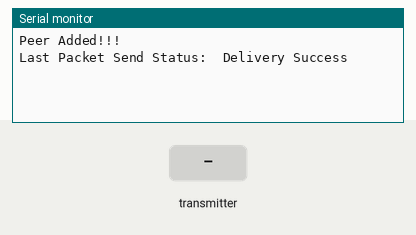
Simulated run of this sketch. Board: ESP32. On the bench: the last lines printed to the serial monitor. The test bench sets the inputs (shaded band).

Above: at 1.2 s.
1.3 s: the transmitter starts sending message = 0
At 1.61 s:
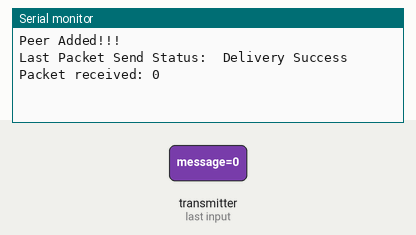
3.3 s: the transmitter starts sending message = 1
At 3.61 s:
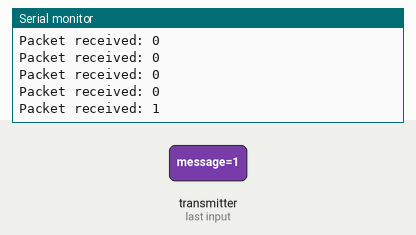

Measured:
- after the input at 1.3 s, the serial monitor: prints a new line at once (image 1)
- after the input at 3.3 s, the serial monitor: prints a new line at once (image 2)

The sketch:

basic-send-receive-esp-now.ino
```cpp
/*
* This requires 2 ESP-32 devices connected to serial
* monitors to work properly
*
* INSTRUCTIONS:
* 1. Load this sketch on each device
* 2. Open Serial monitors to check for send / recieve
* 3. changing the struct must happen on BOTH devices to MATCH EXACTLY
*
*
* Use: rapid prototype of packet structs for ESP-NOW
* communication
*
*/

#include <esp_now.h>
#include <WiFi.h>

typedef struct pkt_struct {
  // message
  char message[200] = "this is a lime service announcement!";
} struct_message;

pkt_struct rx_packet;
pkt_struct tx_packet;
esp_now_peer_info_t peerInfo;

uint8_t broadcastAddress[] = {0xFF, 0xFF, 0xFF, 0xFF, 0xFF, 0xFF};

void setup() {
  Serial.begin(115200);
  WiFi.mode(WIFI_STA);

  // Init ESP-NOW
  if (esp_now_init() != ESP_OK) {
    Serial.println("Error initializing ESP-NOW");
    return;
  }

  esp_now_register_send_cb(PacketSent);

  // Register peer
  memcpy(peerInfo.peer_addr, broadcastAddress, 6);
  peerInfo.channel = 0;
  peerInfo.encrypt = false;

  // Add peer
  if (esp_now_add_peer(&peerInfo) != ESP_OK){
    Serial.println("Failed to add peer");
    return;
  } else {
    Serial.println("Peer Added!!!");
  }

  // Register for a callback function that will be called when data is received
  esp_now_register_recv_cb(esp_now_recv_cb_t(PacketReceived));
}

void loop() {
  esp_now_send(broadcastAddress, (uint8_t *) &tx_packet, sizeof(tx_packet));
  delay(10000);
}
void PacketReceived(const uint8_t * mac, const uint8_t *incomingData, int len) {
  memcpy(&rx_packet, incomingData, sizeof(rx_packet));
  Serial.print("Packet received: ");
  Serial.println(rx_packet.message);
}

void PacketSent(const uint8_t *mac_addr, esp_now_send_status_t status) {
  Serial.print("\r\nLast Packet Send Status:\t");
  Serial.println(status == ESP_NOW_SEND_SUCCESS ? "Delivery Success" : "Delivery Fail");
}
```
